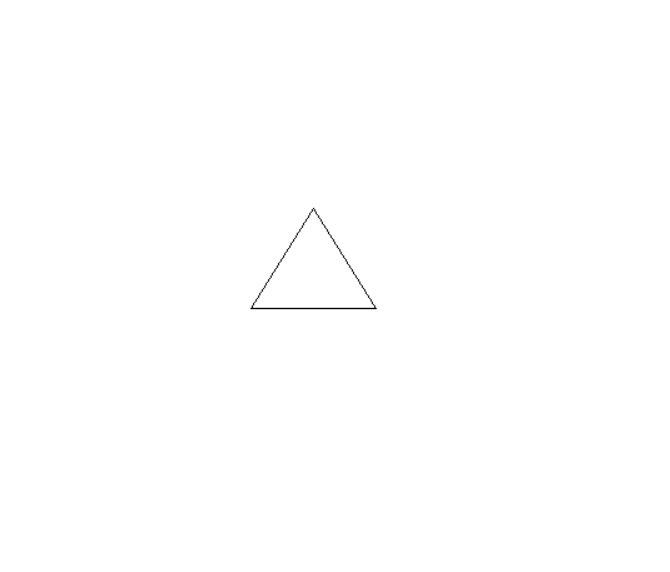

Python code for this plot:
import sys
import turtle as t
def draw_triangle(x0, y0, x1, y1, x2, y2):
    t.hideturtle()
    t.pu()
    t.goto(x0,y0)
    t.pd()
    t.goto(x1,y1)
    t.goto(x2,y2)
    t.goto(x0,y0)
    t.done()
x0 = float(input())
y0 = float(input())
x1 = float(input())
y1 = float(input())
x2 = float(input())
y2 = float(input())
draw_triangle(x0,y0,x1,y1,x2,y2)
